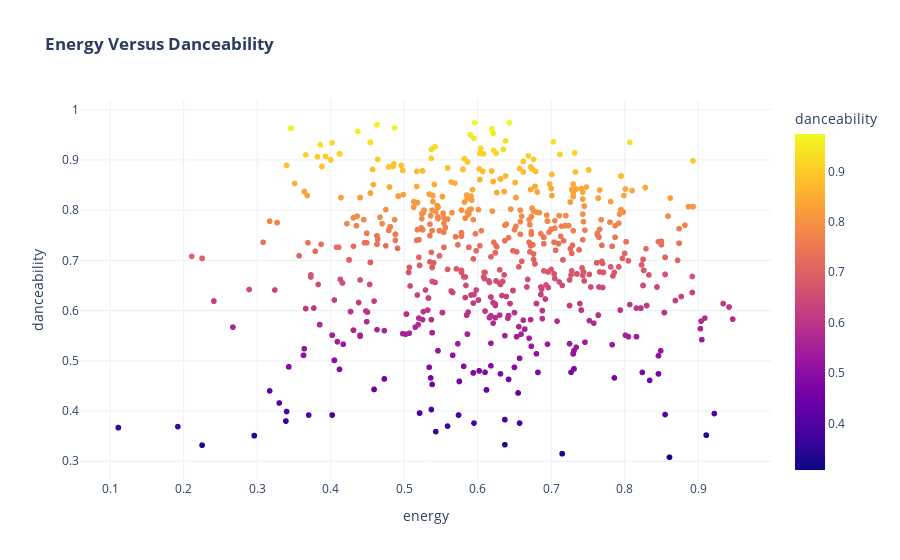

Write notebook code for a chart like this one.
### Code cell
px.scatter(df,x='energy',y='danceability',color='danceability',color_continuous_scale=px.colors.sequential.Plasma,template='plotly_white',title='<b>Energy Versus Danceability')

### Figure 1 — Plotly figure (JSON) as saved in the notebook; plotly's stock layout.template omitted (floating-point values rounded to 4 significant figures; data arrays with more than 128 entries replaced by an {"elided": "..."} marker saying what was removed)
{"data": [{"hovertemplate": "energy=%{x}<br>danceability=%{marker.color}<extra></extra>", "legendgroup": "", "marker": {"color": {"elided": "1156 float values"}, "coloraxis": "coloraxis", "symbol": "circle"}, "mode": "markers", "name": "", "showlegend": false, "type": "scattergl", "x": {"elided": "1156 float values"}, "xaxis": "x", "y": {"elided": "1156 float values"}, "yaxis": "y"}], "layout": {"coloraxis": {"colorbar": {"title": {"text": "danceability"}}, "colorscale": [[0, "#0d0887"], [0.1111, "#46039f"], [0.2222, "#7201a8"], [0.3333, "#9c179e"], [0.4444, "#bd3786"], [0.5556, "#d8576b"], [0.6667, "#ed7953"], [0.7778, "#fb9f3a"], [0.8889, "#fdca26"], [1, "#f0f921"]]}, "legend": {"tracegroupgap": 0}, "title": {"text": "<b>Energy Versus Danceability"}, "xaxis": {"anchor": "y", "domain": [0, 1], "title": {"text": "energy"}}, "yaxis": {"anchor": "x", "domain": [0, 1], "title": {"text": "danceability"}}}}
